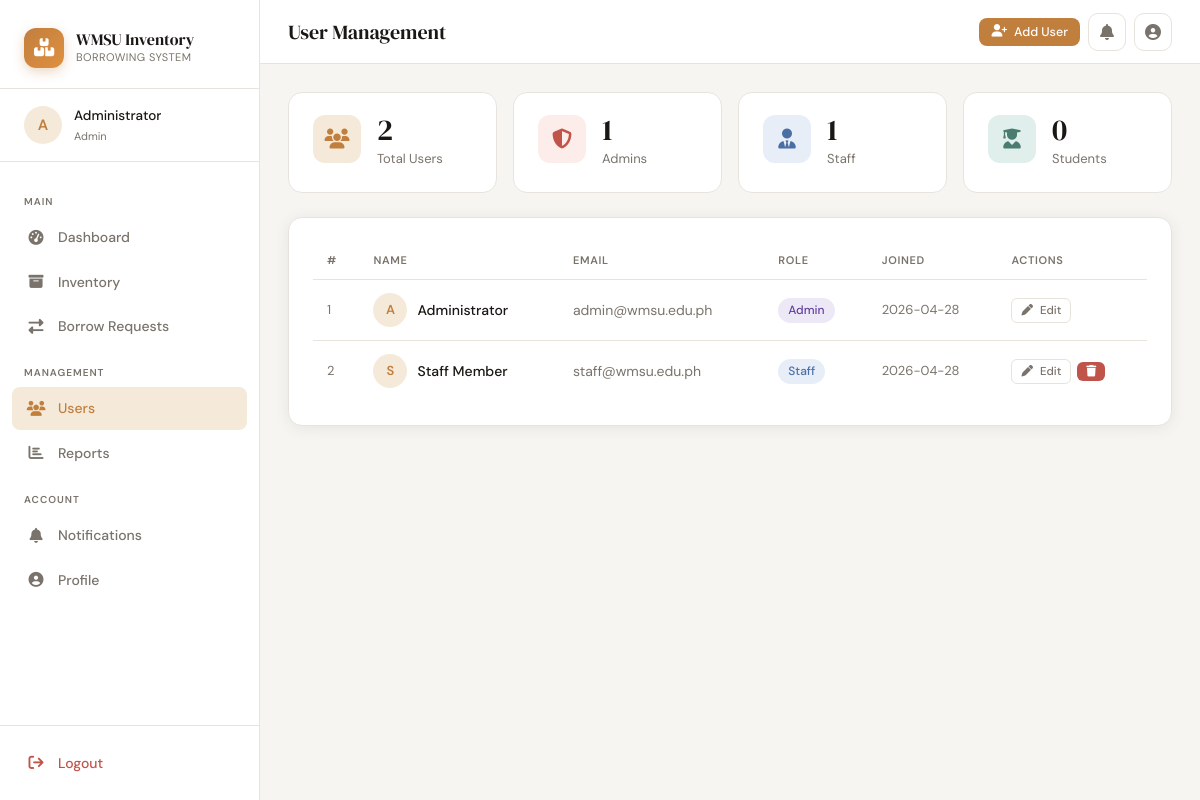
The app's page /users (signed in) with its own data.
### tables this page shows
CREATE TABLE users (
                id INTEGER PRIMARY KEY AUTOINCREMENT,
                name TEXT NOT NULL,
                email TEXT UNIQUE NOT NULL,
                password TEXT NOT NULL,
                role TEXT NOT NULL DEFAULT 'Student',
                created_at TEXT DEFAULT (datetime('now'))
            );

### app.py (the view)
@app.route('/users')
@login_required
@role_required('Admin')
def manage_users():
    db = get_db()
    users = db.execute("SELECT * FROM users ORDER BY role, name").fetchall()
    notifs = db.execute("SELECT COUNT(*) as c FROM notifications WHERE user_id=? AND is_read=0", (session['user_id'],)).fetchone()['c']
    return render_template('users.html', users=users, notif_count=notifs)

### app.py (called while the page is built)
def get_db():
    conn = sqlite3.connect(DATABASE)
    conn.row_factory = sqlite3.Row
    return conn

def login_required(f):
    @wraps(f)
    def decorated(*args, **kwargs):
        if 'user_id' not in session:
            return redirect(url_for('login'))
        return f(*args, **kwargs)
    return decorated

def role_required(*roles):
    def decorator(f):
        @wraps(f)
        def decorated(*args, **kwargs):
            if session.get('role') not in roles:
                flash('Access denied.', 'error')
                return redirect(url_for('dashboard'))
            return f(*args, **kwargs)
        return decorated
    return decorator

### templates/users.html (shortened to what this page needs)
{% extends 'base.html' %}
{% block page_title %}User Management{% endblock %}
{% block topbar_actions %}
  <button class="btn btn-primary btn-sm" onclick="openModal('addUserModal')">
    <i class="fas fa-user-plus"></i> Add User
  </button>
{% endblock %}
{% block content %}
<div class="stats-grid" style="margin-bottom:24px">
  {% set admin_count = users|selectattr('role','eq','Admin')|list|length %}
  {% set staff_count = users|selectattr('role','eq','Staff')|list|length %}
  {% set student_count = users|selectattr('role','eq','Student')|list|length %}
  <div class="stat-card">
    <div class="stat-icon amber"><i class="fas fa-users"></i></div>
    <div><div class="stat-value">{{ users|length }}</div><div class="stat-label">Total Users</div></div>
  </div>
  <div class="stat-card">
    <div class="stat-icon red"><i class="fas fa-shield-halved"></i></div>
    <div><div class="stat-value">{{ admin_count }}</div><div class="stat-label">Admins</div></div>
  </div>
  <div class="stat-card">
    <div class="stat-icon blue"><i class="fas fa-user-tie"></i></div>
    <div><div class="stat-value">{{ staff_count }}</div><div class="stat-label">Staff</div></div>
  </div>
  <div class="stat-card">
    <div class="stat-icon green"><i class="fas fa-user-graduate"></i></div>
    <div><div class="stat-value">{{ student_count }}</div><div class="stat-label">Students</div></div>
  </div>
</div>
<div class="card">
  <div class="table-wrap">
    <table>
      <thead>
        <tr>
          <th>#</th>
          <th>Name</th>
          <th>Email</th>
          <th>Role</th>
          <th>Joined</th>
          <th>Actions</th>
        </tr>
      </thead>
      <tbody>
        {% for u in users %}
        <tr>
          <td style="color:var(--text-muted);font-size:13px">{{ u.id }}</td>
          <td>
            <div style="display:flex;align-items:center;gap:10px">
              <div style="width:34px;height:34px;border-radius:50%;background:var(--accent-light);color:var(--accent);display:flex;align-items:center;justify-content:center;font-weight:600;font-size:13px;flex-shrink:0">
                {{ u.name[0].upper() }}
              </div>
              <span style="font-weight:500">{{ u.name }}</span>
            </div>
          </td>
          <td style="color:var(--text-muted)">{{ u.email }}</td>
          <td>
            <span class="badge badge-{{ u.role|lower }}">{{ u.role }}</span>
          </td>
          <td style="color:var(--text-muted);font-size:13px">{{ u.created_at[:10] }}</td>
          <td>
            <div style="display:flex;gap:6px">
              <button class="btn btn-ghost btn-xs"
                onclick="openEditUserModal({{ u.id }}, '{{ u.name|replace("'","\\'") }}', '{{ u.email }}', '{{ u.role }}')">
                <i class="fas fa-pen"></i> Edit
              </button>
              {% if u.id != session.user_id %}
              <form method="POST" action="{{ url_for('delete_user', user_id=u.id) }}" onsubmit="return confirm('Delete user {{ u.name }}?')">
                <button type="submit" class="btn btn-danger btn-xs"><i class="fas fa-trash"></i></button>
              </form>
              {% endif %}
            </div>
          </td>
        </tr>
        {% endfor %}
      </tbody>
    </table>
  </div>
</div>
{% endblock %}

### templates/base.html (shortened to what this page needs)
<!DOCTYPE html>
<html lang="en">
<head>
<link rel="stylesheet" href="https://cdnjs.cloudflare.com/ajax/libs/font-awesome/6.5.0/css/all.min.css">
</head>
<body>
<div class="app-layout">
  <aside class="sidebar" id="sidebar">
    <div class="sidebar-header">
      <div class="sidebar-logo">
        <div class="logo-icon"><i class="fas fa-boxes-stacked"></i></div>
        <div class="logo-text">
          <div class="logo-title">WMSU Inventory</div>
          <div class="logo-sub">Borrowing System</div>
        </div>
      </div>
    </div>
    <div class="sidebar-user">
      <div class="user-info">
        <div class="user-avatar">{{ session.name[0].upper() if session.name }}</div>
        <div>
          <div class="user-name">{{ session.name }}</div>
          <div class="user-role">{{ session.role }}</div>
        </div>
      </div>
    </div>
    <nav class="sidebar-nav">
      <span class="nav-section-label">Main</span>
      <a href="{{ url_for('dashboard') }}" class="nav-item {% if request.endpoint=='dashboard' %}active{% endif %}">
        <i class="nav-icon fas fa-gauge-high"></i> Dashboard
      </a>
      <a href="{{ url_for('items') }}" class="nav-item {% if request.endpoint=='items' %}active{% endif %}">
        <i class="nav-icon fas fa-box-archive"></i> Inventory
      </a>
      <a href="{{ url_for('borrow_requests') }}" class="nav-item {% if request.endpoint=='borrow_requests' %}active{% endif %}">
        <i class="nav-icon fas fa-right-left"></i> Borrow Requests
      </a>
      {% if session.role in ['Staff', 'Admin'] %}
      <span class="nav-section-label">Management</span>
      {% endif %}
      {% if session.role == 'Admin' %}
      <a href="{{ url_for('manage_users') }}" class="nav-item {% if request.endpoint=='manage_users' %}active{% endif %}">
        <i class="nav-icon fas fa-users"></i> Users
      </a>
      <a href="{{ url_for('reports') }}" class="nav-item {% if request.endpoint=='reports' %}active{% endif %}">
        <i class="nav-icon fas fa-chart-bar"></i> Reports
      </a>
      {% endif %}
      <span class="nav-section-label">Account</span>
      <a href="{{ url_for('notifications') }}" class="nav-item {% if request.endpoint=='notifications' %}active{% endif %}">
        <i class="nav-icon fas fa-bell"></i> Notifications
      </a>
      <a href="{{ url_for('profile') }}" class="nav-item {% if request.endpoint=='profile' %}active{% endif %}">
        <i class="nav-icon fas fa-user-circle"></i> Profile
      </a>
    </nav>
    <div class="sidebar-footer">
      <a href="{{ url_for('logout') }}" class="nav-item" style="color:var(--danger);">
        <i class="nav-icon fas fa-arrow-right-from-bracket"></i> Logout
      </a>
    </div>
  </aside>
  <div class="main-content">
    <header class="topbar">
      <div class="topbar-title">{% block page_title %}{% endblock %}</div>
      <div class="topbar-actions">
        {% block topbar_actions %}{% endblock %}
        <a href="{{ url_for('notifications') }}" class="icon-btn">
          <i class="fas fa-bell"></i>
        </a>
        <a href="{{ url_for('profile') }}" class="icon-btn">
          <i class="fas fa-user-circle"></i>
        </a>
      </div>
    </header>
    <div class="page-content">
      {% block content %}{% endblock %}
    </div>
  </div>
</div>
</body>
</html>

### records on screen
users: name "Administrator", role "Admin", id "1", name "A", email "admin@wmsu.edu.ph", created_at "2026-04-28"
users: id "2", name "S", name "Staff Member", email "staff@wmsu.edu.ph", role "Staff", created_at "2026-04-28"

### other values on screen
{{ session.name[0].upper() if session.name }} "A"
{{ users|length }} "2"
{{ admin_count }} "1"
{{ staff_count }} "1"
{{ student_count }} "0"
